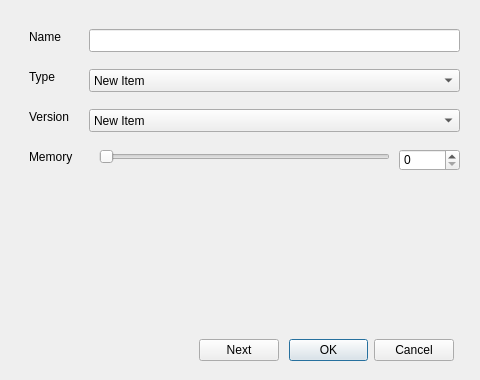
<?xml version="1.0" encoding="UTF-8"?>
<ui version="4.0">
 <class>Dialog</class>
 <widget class="QDialog" name="Dialog">
  <property name="geometry">
   <rect>
    <x>0</x>
    <y>0</y>
    <width>480</width>
    <height>380</height>
   </rect>
  </property>
  <property name="windowTitle">
   <string>Dialog</string>
  </property>
  <widget class="QWidget" name="gridLayoutWidget">
   <property name="geometry">
    <rect>
     <x>-1</x>
     <y>-1</y>
     <width>481</width>
     <height>381</height>
    </rect>
   </property>
   <layout class="QGridLayout" name="gridLayout">
    <item row="0" column="0">
     <widget class="QStackedWidget" name="stackedWidget">
      <property name="currentIndex">
       <number>0</number>
      </property>
      <widget class="QWidget" name="page">
       <widget class="QDialogButtonBox" name="buttonBox">
        <property name="geometry">
         <rect>
          <x>290</x>
          <y>340</y>
          <width>165</width>
          <height>22</height>
         </rect>
        </property>
        <property name="standardButtons">
         <set>QDialogButtonBox::Cancel|QDialogButtonBox::Ok</set>
        </property>
       </widget>
       <widget class="QPushButton" name="NextPushButton">
        <property name="geometry">
         <rect>
          <x>200</x>
          <y>340</y>
          <width>80</width>
          <height>22</height>
         </rect>
        </property>
        <property name="text">
         <string>Next</string>
        </property>
       </widget>
       <widget class="QLineEdit" name="lineEdit">
        <property name="geometry">
         <rect>
          <x>90</x>
          <y>30</y>
          <width>371</width>
          <height>23</height>
         </rect>
        </property>
       </widget>
       <widget class="QLabel" name="label">
        <property name="geometry">
         <rect>
          <x>30</x>
          <y>30</y>
          <width>57</width>
          <height>15</height>
         </rect>
        </property>
        <property name="text">
         <string>Name</string>
        </property>
       </widget>
       <widget class="QLabel" name="label_2">
        <property name="geometry">
         <rect>
          <x>30</x>
          <y>70</y>
          <width>57</width>
          <height>15</height>
         </rect>
        </property>
        <property name="text">
         <string>Type</string>
        </property>
       </widget>
       <widget class="QComboBox" name="comboBox">
        <property name="geometry">
         <rect>
          <x>90</x>
          <y>70</y>
          <width>371</width>
          <height>23</height>
         </rect>
        </property>
        <item>
         <property name="text">
          <string>New Item</string>
         </property>
        </item>
        <item>
         <property name="text">
          <string>New Item</string>
         </property>
        </item>
        <item>
         <property name="text">
          <string>New Item</string>
         </property>
        </item>
        <item>
         <property name="text">
          <string>New Item</string>
         </property>
        </item>
        <item>
         <property name="text">
          <string>New Item</string>
         </property>
        </item>
        <item>
         <property name="text">
          <string>New Item</string>
         </property>
        </item>
        <item>
         <property name="text">
          <string>New Item</string>
         </property>
        </item>
        <item>
         <property name="text">
          <string>New Item</string>
         </property>
        </item>
        <item>
         <property name="text">
          <string>New Item</string>
         </property>
        </item>
       </widget>
       <widget class="QLabel" name="label_3">
        <property name="geometry">
         <rect>
          <x>30</x>
          <y>110</y>
          <width>57</width>
          <height>15</height>
         </rect>
        </property>
        <property name="text">
         <string>Version</string>
        </property>
       </widget>
       <widget class="QComboBox" name="comboBox_2">
        <property name="geometry">
         <rect>
          <x>90</x>
          <y>110</y>
          <width>371</width>
          <height>23</height>
         </rect>
        </property>
        <item>
         <property name="text">
          <string>New Item</string>
         </property>
        </item>
        <item>
         <property name="text">
          <string>New Item</string>
         </property>
        </item>
        <item>
         <property name="text">
          <string>New Item</string>
         </property>
        </item>
        <item>
         <property name="text">
          <string>New Item</string>
         </property>
        </item>
        <item>
         <property name="text">
          <string>New Item</string>
         </property>
        </item>
        <item>
         <property name="text">
          <string>New Item</string>
         </property>
        </item>
        <item>
         <property name="text">
          <string>New Item</string>
         </property>
        </item>
        <item>
         <property name="text">
          <string>New Item</string>
         </property>
        </item>
        <item>
         <property name="text">
          <string>New Item</string>
         </property>
        </item>
       </widget>
       <widget class="QLabel" name="label_4">
        <property name="geometry">
         <rect>
          <x>30</x>
          <y>150</y>
          <width>57</width>
          <height>15</height>
         </rect>
        </property>
        <property name="text">
         <string>Memory</string>
        </property>
       </widget>
       <widget class="QSlider" name="MemoryHorizontalSlider">
        <property name="geometry">
         <rect>
          <x>100</x>
          <y>150</y>
          <width>291</width>
          <height>16</height>
         </rect>
        </property>
        <property name="orientation">
         <enum>Qt::Horizontal</enum>
        </property>
       </widget>
       <widget class="QSpinBox" name="MemorySpinBox">
        <property name="geometry">
         <rect>
          <x>400</x>
          <y>150</y>
          <width>61</width>
          <height>22</height>
         </rect>
        </property>
       </widget>
      </widget>
      <widget class="QWidget" name="page_2">
       <widget class="QPushButton" name="NextPushButton_2">
        <property name="geometry">
         <rect>
          <x>200</x>
          <y>340</y>
          <width>80</width>
          <height>22</height>
         </rect>
        </property>
        <property name="text">
         <string>Next</string>
        </property>
       </widget>
       <widget class="QDialogButtonBox" name="buttonBox_2">
        <property name="geometry">
         <rect>
          <x>290</x>
          <y>340</y>
          <width>165</width>
          <height>22</height>
         </rect>
        </property>
        <property name="standardButtons">
         <set>QDialogButtonBox::Cancel|QDialogButtonBox::Ok</set>
        </property>
       </widget>
      </widget>
      <widget class="QWidget" name="page_3"/>
     </widget>
    </item>
   </layout>
  </widget>
 </widget>
 <resources/>
 <connections/>
</ui>
